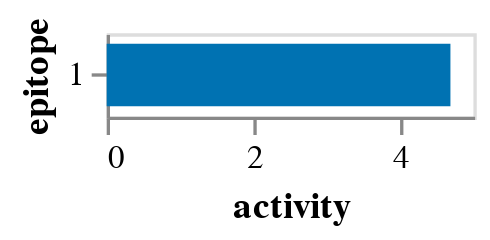

Source (notebook cell):
### Markdown cell above
Epitope activities:

### Code cell
model.activity_wt_barplot()

### Figure 1 — Vega-Lite specification as saved in the notebook (floating-point values rounded to 4 significant figures)
{"config": {"view": {"continuousWidth": 400, "continuousHeight": 300}, "axis": {"grid": false}}, "data": {"name": "data-d53c5241c44cd3b3bb9d02f2c19ae301"}, "mark": {"type": "bar", "size": 18.75}, "encoding": {"color": {"field": "epitope", "legend": null, "scale": {"domain": ["1"], "range": ["#0072B2"]}, "type": "nominal"}, "tooltip": [{"field": "epitope", "type": "nominal"}, {"field": "activity", "format": ".2f", "type": "quantitative"}], "x": {"field": "activity", "title": "activity", "type": "quantitative"}, "y": {"field": "epitope", "sort": ["1"], "type": "nominal"}}, "height": {"step": 25}, "width": 110, "$schema": "https://vega.github.io/schema/vega-lite/v5.2.0.json", "datasets": {"data-d53c5241c44cd3b3bb9d02f2c19ae301": [{"epitope": "1", "activity": 4.686}]}}
